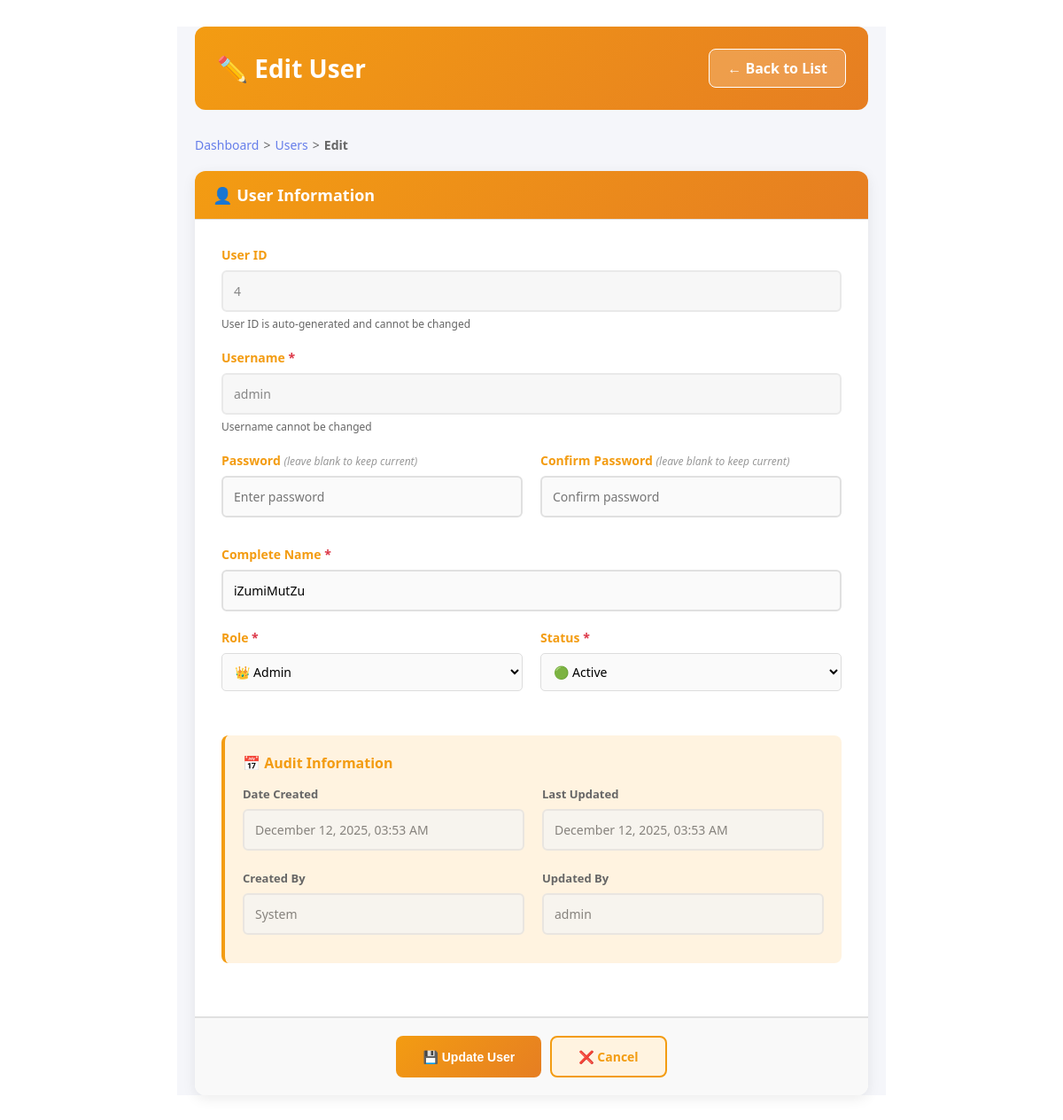
The app's page /users/4/edit/ (signed in) with its own data.
### POS/models.py (models this page shows, shortened)
class CustomUser(AbstractUser):
    phone = models.CharField(max_length=15, blank=True)
    address = models.TextField(blank=True)
    is_cashier = models.BooleanField(default=False)
    is_manager = models.BooleanField(default=False)
    groups = models.ManyToManyField(
        Group,
        verbose_name=('groups'),
        blank=True,
        help_text=(
            'The groups this user belongs to. A user will get all permissions '
            'granted to each of their groups.'
        ),
        related_name="customuser_groups", # <--- UNIQUE RELATED_NAME 1
        related_query_name="customuser",
    )
    user_permissions = models.ManyToManyField(
        Permission,
        verbose_name=('user permissions'),
        blank=True,
        help_text=('Specific permissions for this user.'),
        related_name="customuser_permissions", # <--- UNIQUE RELATED_NAME 2
        related_query_name="customuser",
    )

### POS/views.py (the view, shortened to what this page needs)
# urls.py: path('users/<int:user_id>/edit/', views.user_edit, name='user_edit'),
@login_required(login_url='login')
def user_edit(request, user_id):
    if not (request.user.is_staff or request.user.is_manager):
        messages.error(request, 'You do not have permission to edit users.')
        return redirect('dashboard')
    user = get_object_or_404(CustomUser, id=user_id)
    context = {'user': user, 'is_edit': True}
    return render(request, 'POS/user_form.html', context)

### POS/templates/POS/user_form.html (shortened to what this page needs)
{% extends 'base.html' %}
{% block content %}
<div style="background: linear-gradient(135deg, #ffffff 0%, #ffffff 100%); min-height: 100vh; padding: 30px 0;">
<div class="pos-container-modern">
    <div style="display: flex; justify-content: space-between; align-items: center; margin-bottom: 30px; background: linear-gradient(135deg, #f39c12 0%, #e67e22 100%); padding: 25px; border-radius: 12px;">
        <h1 style="margin: 0; color: white; font-size: 28px;">
            {% if is_edit %}✏️ Edit User{% else %}➕ Create New User{% endif %}
        </h1>
        <a href="{% url 'user_list' %}" class="btn-cancel-modern-header">← Back to List</a>
    </div>
    <div class="breadcrumb" style="margin-bottom: 20px; font-size: 14px; color: #666;">
        <a href="{% url 'dashboard' %}" style="color: #667eea; text-decoration: none;">Dashboard</a>
        <span style="margin: 0 5px;">></span>
        <a href="{% url 'user_list' %}" style="color: #667eea; text-decoration: none;">Users</a>
        <span style="margin: 0 5px;">></span>
        <span style="font-weight: 600;">{% if is_edit %}Edit{% else %}Create{% endif %}</span>
    </div>
    <form method="POST" class="form-card">
        <div class="card-header" style="background: linear-gradient(135deg, #f39c12 0%, #e67e22 100%);">
            <h2 style="margin: 0; display: flex; align-items: center; gap: 10px;">👤 User Information</h2>
        </div>
        <div class="card-body" style="padding: 30px;">
            {% if is_edit %}
            <div class="form-group">
                <label for="user_id">User ID</label>
                <input
                    type="text"
                    id="user_id"
                    name="user_id"
                    value="{{ user.id }}"
                    disabled
                    class="form-control"
                >
                <small style="color: #666; font-size: 12px; margin-top: 5px; display: block;">User ID is auto-generated and cannot be changed</small>
            </div>
            {% endif %}
            <div class="form-group">
                <label for="username">Username <span class="required">*</span></label>
                <input
                    type="text"
                    id="username"
                    name="username"
                    {% if is_edit %}value="{{ user.username }}" disabled{% endif %}
                    class="form-control"
                    placeholder="Enter username"
                >
                {% if is_edit %}
                    <small style="color: #666; font-size: 12px; margin-top: 5px; display: block;">Username cannot be changed</small>
                {% endif %}
            </div>
            <div class="form-row">
                <div class="form-group">
                    <label for="password">Password {% if is_edit %}<span class="hint">(leave blank to keep current)</span>{% else %}<span class="required">*</span>{% endif %}</label>
                    <input
                        type="password"
                        id="password"
                        name="password"
                        class="form-control"
                        placeholder="Enter password"
                    >
                </div>
                <div class="form-group">
                    <label for="password_confirm">Confirm Password {% if is_edit %}<span class="hint">(leave blank to keep current)</span>{% else %}<span class="required">*</span>{% endif %}</label>
                    <input
                        type="password"
                        id="password_confirm"
                        name="password_confirm"
                        class="form-control"
                        placeholder="Confirm password"
                    >
                </div>
            </div>
            <div class="form-group">
                <label for="complete_name">Complete Name <span class="required">*</span></label>
                <input
                    type="text"
                    id="complete_name"
                    name="complete_name"
                    value="{% if is_edit %}{{ user.first_name }} {{ user.last_name }}{% endif %}"
                    required
                    class="form-control"
                    placeholder="Enter complete name"
                >
            </div>
            <div class="form-row">
                <div class="form-group">
                    <label for="role">Role <span class="required">*</span></label>
                    <select id="role" name="role" class="form-control" required>
                        <option value="Admin" {% if is_edit and user.is_manager %}selected{% endif %}>👑 Admin</option>
                    </select>
                </div>
                <div class="form-group">
                    <label for="status">Status <span class="required">*</span></label>
                    <select id="status" name="status" class="form-control" required>
                        <option value="Active" {% if is_edit and user.is_active %}selected{% endif %}>🟢 Active</option>
                    </select>
                </div>
            </div>
            {% if is_edit %}
            <div class="info-section" style="background: #fff3e0; padding: 20px; border-radius: 8px; margin-top: 30px; border-left: 4px solid #f39c12;">
                <h3 style="margin: 0 0 15px 0; color: #f39c12; font-size: 16px; display: flex; align-items: center; gap: 8px;">
                    📅 Audit Information
                </h3>
                <div class="form-row">
                    <div class="form-group" style="margin-bottom: 10px;">
                        <label for="date_created">Date Created</label>
                        <input
                            type="text"
                            id="date_created"
                            name="date_created"
                            value="{{ user.date_joined|date:'F j, Y, h:i A' }}"
                            disabled
                            class="form-control"
                        >
                    </div>
                    <div class="form-group" style="margin-bottom: 10px;">
                        <label for="date_updated">Last Updated</label>
                        <input
                            type="text"
                            id="date_updated"
                            name="date_updated"
                            value="{{ user.date_joined|date:'F j, Y, h:i A' }}"
                            disabled
                            class="form-control"
                        >
                    </div>
                </div>
                <div class="form-row">
                    <div class="form-group" style="margin-bottom: 0;">
                        <label for="created_by">Created By</label>
                        <input
                            type="text"
                            id="created_by"
                            name="created_by"
                            value="System"
                            disabled
                            class="form-control"
                        >
                    </div>
                    <div class="form-group" style="margin-bottom: 0;">
                        <label for="updated_by">Updated By</label>
                        <input
                            type="text"
                            id="updated_by"
                            name="updated_by"
                            value="{{ request.user.username }}"
                            disabled
                            class="form-control"
                        >
                    </div>
                </div>
            </div>
            {% endif %}
        </div>
        <div class="form-actions">
            <button type="submit" class="btn-save-modern">
                {% if is_edit %}💾 Update User{% else %}✨ Create User{% endif %}
            </button>
            <a href="{% url 'user_list' %}" class="btn-cancel-modern">❌ Cancel</a>
        </div>
    </form>
</div>
</div>
{% endblock %}

### templates/base.html (style rules this page uses)
* { margin: 0; padding: 0; box-sizing: border-box; }
html { width: 100%; overflow-x: hidden; }
body { font-family: 'Segoe UI', Tahoma, Geneva, Verdana, sans-serif; background: linear-gradient(135deg, #667eea 0%, #764ba2 100%); min-height: 100vh; width: 100%; max-width: 100%; overflow-x: hidden; }
.form-group { margin-bottom: 20px; }
.form-group label { display: block; margin-bottom: 8px; color: #333; font-weight: 500; }
.form-group input { width: 100%; padding: 12px; border: 2px solid #e0e0e0; border-radius: 5px; font-size: 14px; transition: border-color 0.3s; }
.form-row { display: grid; grid-template-columns: repeat(auto-fit, minmax(140px, 1fr)); gap: 10px; margin-bottom: 12px; }
.form-group { display: flex; flex-direction: column; }
.form-group label { margin-bottom: 5px; font-weight: 600; color: #333; font-size: 14px; }
.form-group input, .form-group textarea, .form-group select { padding: 10px; border: 1px solid #ddd; border-radius: 5px; font-size: 14px; font-family: inherit; }
.form-actions { display: flex; gap: 10px; margin-top: 30px; justify-content: center; }
.pos-container-modern { width: 100%; max-width: 1100px; margin: 0 auto; padding: 15px; background: #f5f6fa; min-height: 100vh; }
.form-card { background: white; border-radius: 12px; box-shadow: 0 2px 8px rgba(0, 0, 0, 0.08); overflow: hidden; animation: slideUp 0.4s ease-out; }
.card-header { display: flex; align-items: center; gap: 15px; background: linear-gradient(135deg, #667eea 0%, #764ba2 100%); color: white; padding: 20px; }
.card-header h2 { margin: 0; font-size: 18px; font-weight: 600; }
.card-body { padding: 15px; }
.required { color: #e74c3c; font-weight: bold; }
.form-group input, .form-group textarea { padding: 12px; border: 2px solid #e0e0e0; border-radius: 6px; font-size: 14px; transition: border-color 0.3s; }
.btn-save-modern, .btn-cancel-modern, .btn-exit-modern { padding: 11px 18px; border: none; border-radius: 6px; font-size: 13px; cursor: pointer; transition: all 0.3s; font-weight: 600; display: flex; align-items: center; gap: 6px; text-decoration: none; white-space: nowrap; }
.btn-save-modern { background: linear-gradient(135deg, #667eea 0%, #764ba2 100%); color: white; }
.btn-cancel-modern { background: #e74c3c; color: white; }

### records on screen
CustomUser: user_id "4", username "admin", complete_name "iZumiMutZu", role "👑 Admin", status "🟢 Active", date_created "December 12, 2025, 03:53 AM", date_updated "December 12, 2025, 03:53 AM", updated_by "admin"
